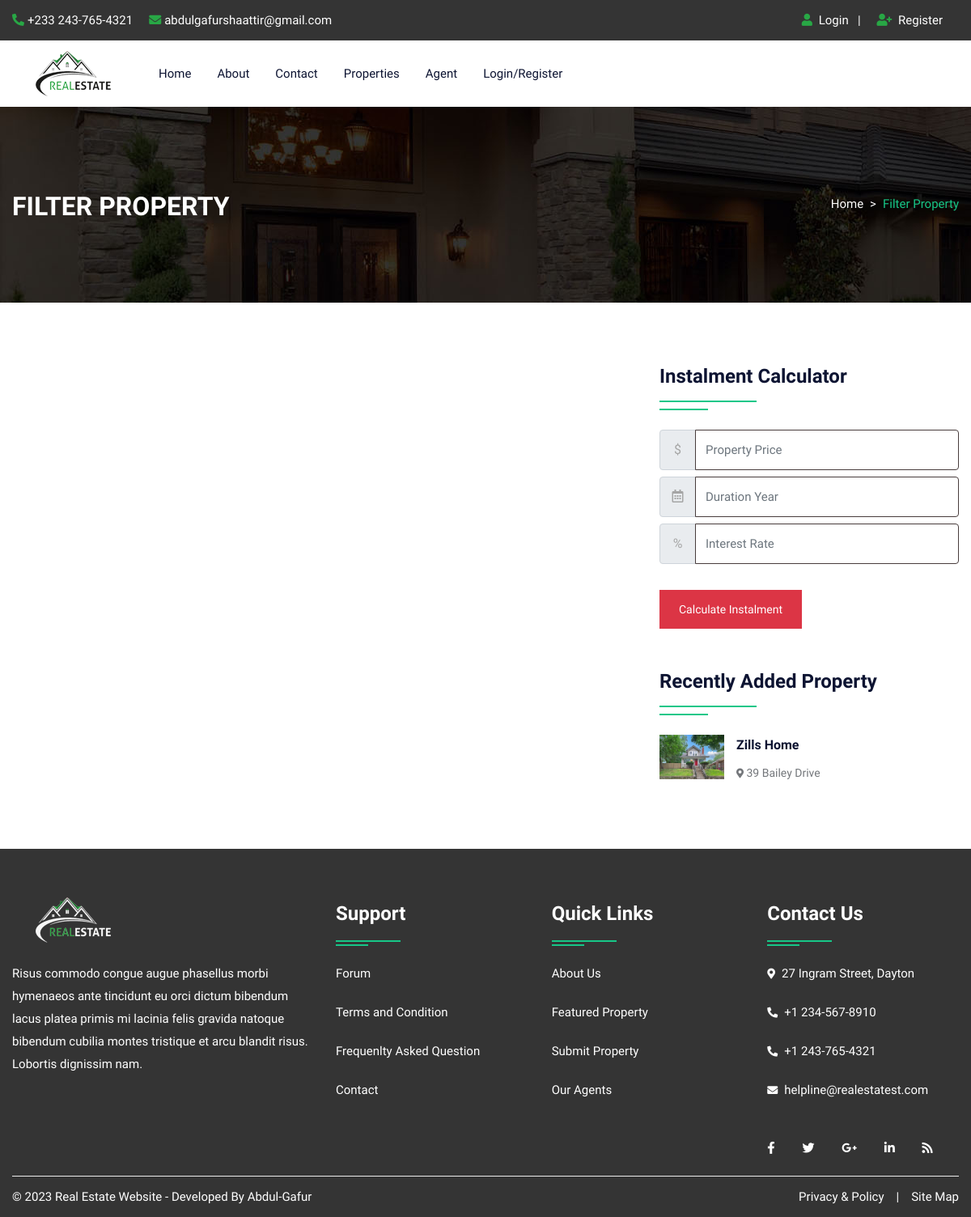
Before: /propertygrid.php with the older database file.
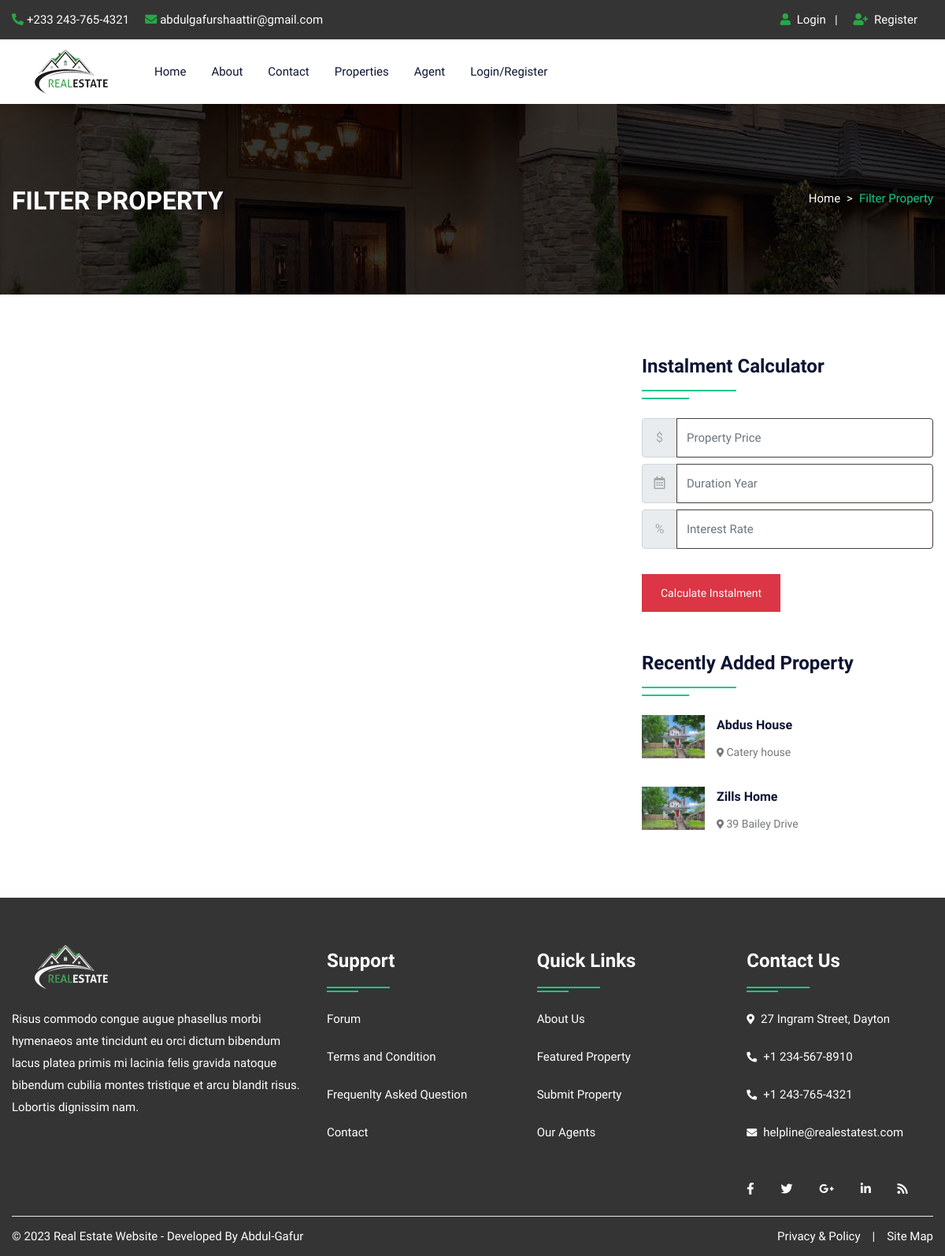
After: the same page with the newer database file.
### tables this page shows
CREATE TABLE `property` (
  `pid` int(50) NOT NULL,
  `title` varchar(200) NOT NULL,
  `pcontent` longtext NOT NULL,
  `type` varchar(100) NOT NULL,
  `bhk` varchar(50) NOT NULL,
  `stype` varchar(100) NOT NULL,
  `bedroom` int(50) NOT NULL,
  `bathroom` int(50) NOT NULL,
  `balcony` int(50) NOT NULL,
  `kitchen` int(50) NOT NULL,
  `hall` int(50) NOT NULL,
  `floor` varchar(50) NOT NULL,
  `size` int(50) NOT NULL,
  `price` int(50) NOT NULL,
  `location` varchar(200) NOT NULL,
  `city` varchar(100) NOT NULL,
  `state` varchar(100) NOT NULL,
  `feature` longtext NOT NULL,
  `pimage` varchar(300) NOT NULL,
  `pimage1` varchar(300) NOT NULL,
  `pimage2` varchar(300) NOT NULL,
  `pimage3` varchar(300) NOT NULL,
  `pimage4` varchar(300) NOT NULL,
  `uid` int(50) NOT NULL,
  `status` varchar(50) NOT NULL,
  `mapimage` varchar(300) NOT NULL,
  `topmapimage` varchar(300) NOT NULL,
  `groundmapimage` varchar(300) NOT NULL,
  `totalfloor` varchar(50) NOT NULL,
  `date` datetime NOT NULL DEFAULT current_timestamp(),
  `isFeatured` int(11) DEFAULT NULL
);

### propertygrid.php (the view, shortened to what this page needs)
<!DOCTYPE html>
<html lang="en">
<head>
<link rel="stylesheet" type="text/css" href="css/bootstrap.min.css">
<link rel="stylesheet" type="text/css" href="css/bootstrap-slider.css">
<link rel="stylesheet" type="text/css" href="css/jquery-ui.css">
<link rel="stylesheet" type="text/css" href="css/layerslider.css">
<link rel="stylesheet" type="text/css" href="css/color.css" id="color-change">
<link rel="stylesheet" type="text/css" href="css/owl.carousel.min.css">
<link rel="stylesheet" type="text/css" href="css/font-awesome.min.css">
<link rel="stylesheet" type="text/css" href="fonts/flaticon/flaticon.css">
<link rel="stylesheet" type="text/css" href="css/style.css">
</head>
<body>
<div id="page-wrapper">
    <div class="row">
		<?php include("include/header.php");?>
        <div class="banner-full-row page-banner" style="background-image:url('images/breadcromb.jpg');">
            <div class="container">
                <div class="row">
                    <div class="col-md-6">
                        <h2 class="page-name float-left text-white text-uppercase mt-1 mb-0"><b>Filter Property</b></h2>
                    </div>
                    <div class="col-md-6">
                        <nav aria-label="breadcrumb" class="float-left float-md-right">
                            <ol class="breadcrumb bg-transparent m-0 p-0">
                                <li class="breadcrumb-item text-white"><a href="#">Home</a></li>
                                <li class="breadcrumb-item active">Filter Property</li>
                            </ol>
                        </nav>
                    </div>
                </div>
            </div>
        </div>
        <div class="full-row">
            <div class="container">
                <div class="row">
					<div class="col-lg-8">
                    </div>
                    <div class="col-lg-4">
                        <div class="sidebar-widget">
                            <h4 class="double-down-line-left text-secondary position-relative pb-4 my-4">Instalment Calculator</h4>
						<form class="d-inline-block w-100" action="calc.php" method="post">
                            <div class="input-group mb-2 mr-sm-2">
                                <div class="input-group-prepend">
                                    <div class="input-group-text">$</div>
                                </div>
                                <input type="text" class="form-control" name="amount" placeholder="Property Price">
                            </div>
                            <div class="input-group mb-2 mr-sm-2">
                                <div class="input-group-prepend">
                                    <div class="input-group-text"><i class="far fa-calendar-alt"></i></div>
                                </div>
                                <input type="text" class="form-control" name="month" placeholder="Duration Year">
                            </div>
                            <div class="input-group mb-2 mr-sm-2">
                                <div class="input-group-prepend">
                                    <div class="input-group-text">%</div>
                                </div>
                                <input type="text" class="form-control" name="interest" placeholder="Interest Rate">
                            </div>
                            <button type="submit" value="submit" name="calc" class="btn btn-danger mt-4">Calculate Instalment</button>
                        </form>
                        </div>
                        <div class="sidebar-widget mt-5">
                            <h4 class="double-down-line-left text-secondary position-relative pb-4 mb-4">Recently Added Property</h4>
                            <ul class="property_list_widget">
								<?php
								$query=mysqli_query($con,"SELECT * FROM `property` ORDER BY date DESC LIMIT 6");
										while($row=mysqli_fetch_array($query))
										{
								?>
                                <li> <img src="admin/property/<?php echo $row['18'];?>" alt="pimage">
                                    <h6 class="text-secondary hover-text-success text-capitalize"><a href="propertydetail.php?pid=<?php echo $row['0'];?>"><?php echo $row['1'];?></a></h6>
                                    <span class="font-14"><i class="fas fa-map-marker-alt icon-success icon-small"></i> <?php echo $row['14'];?></span>
                                </li>
                                <?php } ?>
                            </ul>
                        </div>
                    </div>
                </div>
            </div>
        </div>
		<?php include("include/footer.php");?>
    </div>
</div>
</body>
</html>

Changed rows visible on the page:
added property: pimage (picture), title "Abdus House", location "Catery house"
